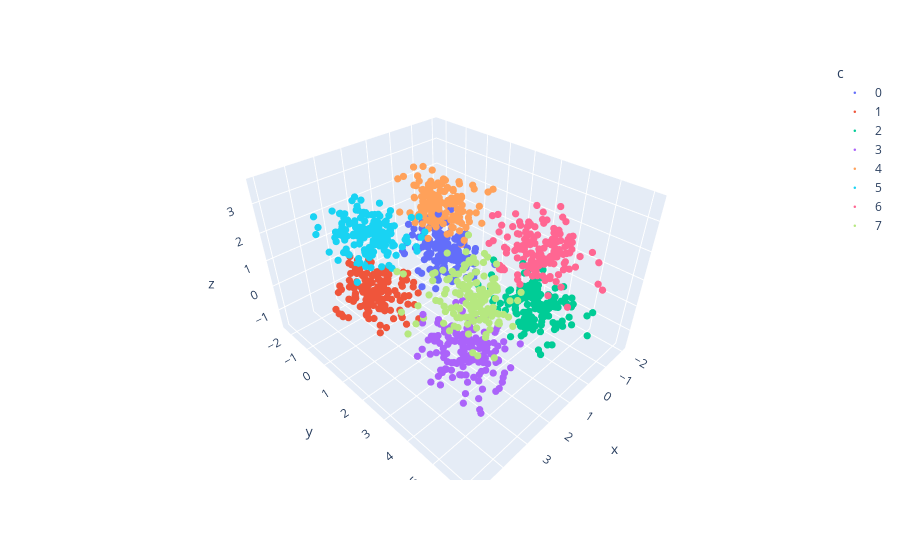

Here is the notebook cell this chart was saved with:
### Markdown cell above
Pytanie:

Po przyswojeniu tematu sieci Kohonena w praktyce, doszedłem do wniosku, że na slajdach wykładowych z funkcjami sąsiedztwa, na których się wzorowaliśmy, panuje chaos. Funkcja sąsiedztwa powinna de facto przyjmować trzy argumenty: x - odległość między neuronem a prezentowanym wzorcem, t - obecny czas, czyli numer iteracji oraz ewentualnie r - pewien współczynnik skali, inaczej interpretowany w zależności od funkcji (w funkcji Koło oznacza maksymalną odległość neuronów, których wagi modyfikujemy, w Gaussie wymnażamy x przez r, przez co zmienamy odległość sąsiedztwa, w Kapeluszu wydaje mi się że podobnie). Na drugim z analizowanych slajdów (nr 55) jest dodane jak uwzględnić również czas w dwóch pierwszych funkcjach, nie ma jednak informacji jak dodać czas do Kapelusza. Jeśli ma być to nadal minus druga pochodna funkcji gaussowskiej, to powinno to być $(2-4(x*t)^2)*t^2*exp(-(x*t)^2)$, pamiętając nadal o tym że argument x jest 'w pamięci' mnożony przez r (x*=r przed wykonaniem funkcji). Czy to dobre rozumowanie?

Druga sprawa:
W jaki sposób przyporządkowywać wzorcom konkretne klasy na podstawie efektów klastrowania? Czy klasą ma być neuron, do którego dany wzorzec jest najbardziej podobny? Takie rozwiązanie powoduje, że klas będzie sporo, często niemal tyle co neuronów. Dostrzegam dwa możliwe podejścia: pierwsze, które na podstawie etykiet w danych określa najczęściej występującą klasę w wzorcach dla których dany neuron jest najbliższym. Takie rozwiązanie byłoby skuteczne, ale nie wiem czy pożądane ze względu na dostęp do etykiet (wprawdzie nie w czasie trenowania, tylko po fakcie, ale jednak) oraz z góry narzuconą liczbę klas. Drugie, wydaje mi się że określone na wykładzie, polegałoby na połączeniu neuronów na podstawie podobieństwa ich wag. Tutaj określenie jednak podobieństwa może być bardzo subiektywne, trudno mi sobie wyobrazić automatyzację tej operacji. Alternatywą znalezioną w podlinkowanym do wykładu materiale może być łączenie  https://clarkdatalabs.github.io/soms/SOM_NBA#mapping_distance, jednak mnie nadal nie przekonuje (wartość na jednym neuronie to suma odległości do każdego z 6 sąsiadów? Jak wtedy rozróżnić która para jest blisko siebie?). Jakie podejście jest oczekiwane?

### Code cell
cube = pd.read_csv("../dane/cube.csv")
train_data_cube = pd.read_csv("../dane/cube.csv").to_numpy()[:,0:3]
cube_labels = pd.read_csv("../dane/cube.csv").to_numpy()[:,3].astype(int)
cube['c'] = cube['c'].astype('str')
fig = px.scatter_3d(cube, x='x', y='y', z='z',
              color='c')
fig.update_traces(mode='markers', marker_size=2.5)
fig.show()

### Figure 1 — Plotly figure (JSON) as saved in the notebook; plotly's stock layout.template omitted (floating-point values rounded to 4 significant figures; data arrays with more than 128 entries replaced by an {"elided": "..."} marker saying what was removed)
{"data": [{"hovertemplate": "c=0<br>x=%{x}<br>y=%{y}<br>z=%{z}<extra></extra>", "legendgroup": "0", "marker": {"color": "#636efa", "size": 2.5, "symbol": "circle"}, "mode": "markers", "name": "0", "scene": "scene", "showlegend": true, "type": "scatter3d", "x": {"elided": "150 float values"}, "y": {"elided": "150 float values"}, "z": {"elided": "150 float values"}}, {"hovertemplate": "c=1<br>x=%{x}<br>y=%{y}<br>z=%{z}<extra></extra>", "legendgroup": "1", "marker": {"color": "#EF553B", "size": 2.5, "symbol": "circle"}, "mode": "markers", "name": "1", "scene": "scene", "showlegend": true, "type": "scatter3d", "x": {"elided": "150 float values"}, "y": {"elided": "150 float values"}, "z": {"elided": "150 float values"}}, {"hovertemplate": "c=2<br>x=%{x}<br>y=%{y}<br>z=%{z}<extra></extra>", "legendgroup": "2", "marker": {"color": "#00cc96", "size": 2.5, "symbol": "circle"}, "mode": "markers", "name": "2", "scene": "scene", "showlegend": true, "type": "scatter3d", "x": {"elided": "150 float values"}, "y": {"elided": "150 float values"}, "z": {"elided": "150 float values"}}, {"hovertemplate": "c=3<br>x=%{x}<br>y=%{y}<br>z=%{z}<extra></extra>", "legendgroup": "3", "marker": {"color": "#ab63fa", "size": 2.5, "symbol": "circle"}, "mode": "markers", "name": "3", "scene": "scene", "showlegend": true, "type": "scatter3d", "x": {"elided": "150 float values"}, "y": {"elided": "150 float values"}, "z": {"elided": "150 float values"}}, {"hovertemplate": "c=4<br>x=%{x}<br>y=%{y}<br>z=%{z}<extra></extra>", "legendgroup": "4", "marker": {"color": "#FFA15A", "size": 2.5, "symbol": "circle"}, "mode": "markers", "name": "4", "scene": "scene", "showlegend": true, "type": "scatter3d", "x": {"elided": "150 float values"}, "y": {"elided": "150 float values"}, "z": {"elided": "150 float values"}}, {"hovertemplate": "c=5<br>x=%{x}<br>y=%{y}<br>z=%{z}<extra></extra>", "legendgroup": "5", "marker": {"color": "#19d3f3", "size": 2.5, "symbol": "circle"}, "mode": "markers", "name": "5", "scene": "scene", "showlegend": true, "type": "scatter3d", "x": {"elided": "150 float values"}, "y": {"elided": "150 float values"}, "z": {"elided": "150 float values"}}, {"hovertemplate": "c=6<br>x=%{x}<br>y=%{y}<br>z=%{z}<extra></extra>", "legendgroup": "6", "marker": {"color": "#FF6692", "size": 2.5, "symbol": "circle"}, "mode": "markers", "name": "6", "scene": "scene", "showlegend": true, "type": "scatter3d", "x": {"elided": "150 float values"}, "y": {"elided": "150 float values"}, "z": {"elided": "150 float values"}}, {"hovertemplate": "c=7<br>x=%{x}<br>y=%{y}<br>z=%{z}<extra></extra>", "legendgroup": "7", "marker": {"color": "#B6E880", "size": 2.5, "symbol": "circle"}, "mode": "markers", "name": "7", "scene": "scene", "showlegend": true, "type": "scatter3d", "x": {"elided": "150 float values"}, "y": {"elided": "150 float values"}, "z": {"elided": "150 float values"}}], "layout": {"legend": {"title": {"text": "c"}, "tracegroupgap": 0}, "margin": {"t": 60}, "scene": {"domain": {"x": [0, 1], "y": [0, 1]}, "xaxis": {"title": {"text": "x"}}, "yaxis": {"title": {"text": "y"}}, "zaxis": {"title": {"text": "z"}}}}}
